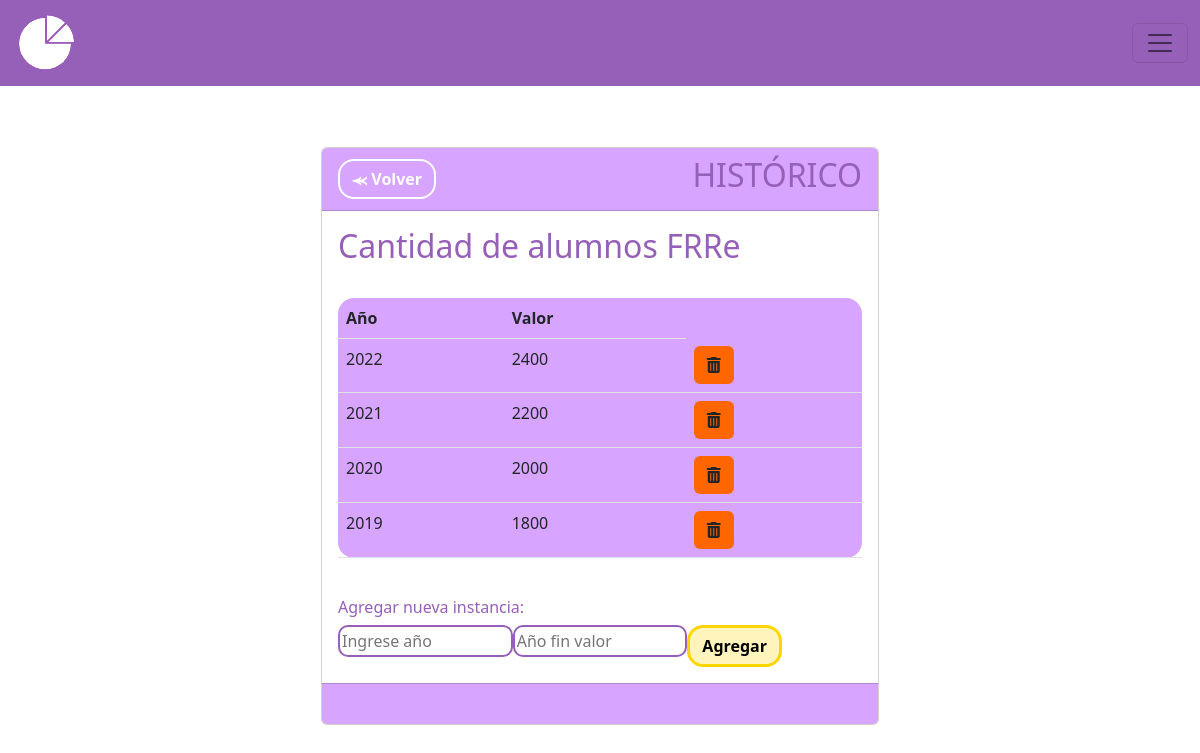
Screenshot of /historial-metrica/1/ with the database file from the repository.
### MIReApp/models.py (models this page shows, shortened)
class Metrica(models.Model):
    id = models.AutoField(primary_key=True)
    titulo = models.CharField(max_length=100,
                              verbose_name='Título',
                              unique= True,
                              validators= [
                                  RegexValidator(regex= r'^[a-zA-Z\s]*$',
                                                 message="El nombre no puede contener caracteres especiales.",
                                                 code='invalid_nombre')
                              ])
    descripcion = models.TextField(max_length=100, verbose_name='Descripción', blank=True, null=True)  #blank=True y null=True permiten que el campo se envie vacio
    unidad_medida = models.CharField(max_length=100,
                                        verbose_name='Unidad de Medida',
                                        validators= [
                                            RegexValidator(regex= r'^[a-zA-Z\s]*$',
                                                            message="La unidad de medida no puede contener caracteres especiales",
                                                            code='invalid_nombre')
                                        ])
    frecuencia = models.CharField(max_length=10, choices=FRECUENCIAS)
    valor = models.IntegerField(verbose_name='Valor', validators=[MinValueValidator(0, message="El valor no puede ser negativo")], default=0)
    year = models.PositiveIntegerField(verbose_name='Ingrese año:', validators=[validate_year])
    month = models.CharField(max_length=10, verbose_name='Ingrese mes:', choices=MESES, blank=True, null=True)
    semestral = models.CharField(max_length=15, verbose_name='Ingrese semestre:', choices=SEMESTRES, blank=True, null=True,)
    year2 = models.PositiveIntegerField(blank=True, null=True, verbose_name='Segundo año')

class HistorialMetrica(models.Model):
    id = models.AutoField(primary_key=True)
    metrica = models.ForeignKey(Metrica, on_delete=models.CASCADE)
    año_historico = models.PositiveIntegerField()
    valor_historico = models.PositiveIntegerField()  # Agrega un valor predeterminado
    mes_historico = models.CharField(max_length=20, verbose_name='Ingrese mes:', choices=MESES, blank=True, null=True)
    año2_historico = models.PositiveIntegerField(blank=True, null=True)
    semestre_historico = models.CharField(max_length=15, verbose_name='Ingrese semestre:', choices=SEMESTRES, blank=True, null=True,)

### MIReApp/views.py (the view, shortened to what this page needs)
# urls.py: path('historial-metrica/<int:metrica_id>/', views.historial_metrica, name='historial_metrica'),
def historial_metrica(request, metrica_id, valor=0, año2=0, año=0, semestral=0, mes=0, band=False):
    metrica = Metrica.objects.get(id=metrica_id)
    formulario = InstanciaForm(request.POST or None, request.FILES or None)
    historial = HistorialMetrica.objects.filter(metrica=metrica).order_by('-año_historico')
    if band: #Si band es true entro a historial_metrica porque una metrica acaba de ser creada, entonces se debe crear su primera instancia con los datos que recibio por parametro
        historial_metrica = HistorialMetrica(metrica=metrica, año2_historico=año2, año_historico=año, semestre_historico=semestral, mes_historico=mes, valor_historico=valor)
        historial_metrica.save()
    else: #Si band es falso, no es una metrica nueva
        return render(request, 'instancias/index.html', {'metrica': metrica, 'historial': historial, 'formulario':formulario})

### MIReApp/forms.py
class InstanciaForm(forms.ModelForm):
    class Meta:
        model = HistorialMetrica
        fields = '__all__'
    def __init__(self, *args, **kwargs):
        super().__init__(*args, **kwargs)
        self.fields["año_historico"].widget.attrs.update({'placeholder': 'Ingrese año'})
        self.fields["valor_historico"].widget.attrs.update({'placeholder': 'Ingrese valor'})
        self.fields["valor_historico"].widget.attrs.update({'placeholder': 'Año fin valor'})
        self.fields["año2_historico"].widget.attrs.update({'readonly': 'readonly'})

### MIReApp/templates/instancias/index.html (shortened to what this page needs)
{% extends "base.html" %}
{% block contenido %}
<br>
<br>
<br>
<center>
<div class="card col-md-6" style="text-align: left;">
    <div class="card-header fw-bold" style="background-color: #D7A5FF;color: #000000;">
        <div style="display: flex; justify-content: space-between; align-items: center;">
            <span><a href="{% url 'metricas' %}" class="btn btn-secondary rounded-4 fw-bold" style="background-color: transparent; color: #ffff;border-color: #ffff;border-width: 2px;">⪻ Volver</a></span>
            <span><h2>HISTÓRICO</h2></span>
        </div>
    </div>
    <div class="card-body" >
                <body>
                    <h2>{{ metrica.titulo }}</h2>
                    <br>
                    <table class="table rounded-4" style="background-color: #D7A5FF; width: flex;">
                        <tr>
                            {% if metrica.frecuencia == 'Anual' %}
                                <th>Año</th>
                            {% endif %}
                            <th>Valor</th>
                        </tr>
                        {% for item in historial %}
                            <tr>
                                <td scope="row">{{ item.año_historico }}</td>
                                <td>{{ item.valor_historico }}</td>
                                <td><a class="btn eliminar-btn" data-id="{{ item.id }}" style="background-color: #f60;" role="button"><i class="fa-solid fa-trash-can"></i></a></td>
                            </tr>
                        {% endfor %}
                    </table>
                    <br>
                    <h6>Agregar nueva instancia:</h6>
                    {%  include 'instancias/form.html' %}
                </body>
    </div>
    <div class="card-footer text-muted" style="background-color: #D7A5FF;">
        <br>
    </div>
</div>
<br>
</center>
{% endblock %}

### MIReApp/static/css/base.css (style rules this page uses)
html, body { margin: 0; width: 100%; height: 100%; display: flex; justify-content: center; align-items: center; font-family: 'Dosis', sans-serif; font-weight: 300; -webkit-user-select: none; -moz-user-select: none; -ms-user-select: none; user-select: none; }
h2 { color: #965FB8; }
h6 { color: #965FB8; font-size: 10px; text-align: justify; }

### MIReApp/templates/instancias/form.html (style rules this page uses)
input { border-radius: 10px; border: 2px solid #965FB8; padding: 2px; width: 100%; }

### rows the page displays
Metrica: titulo "Cantidad de alumnos FRRe"
HistorialMetrica: año_historico "2022", valor_historico "2400"
HistorialMetrica: año_historico "2021", valor_historico "2200"
HistorialMetrica: año_historico "2020", valor_historico "2000"
HistorialMetrica: año_historico "2019", valor_historico "1800"
